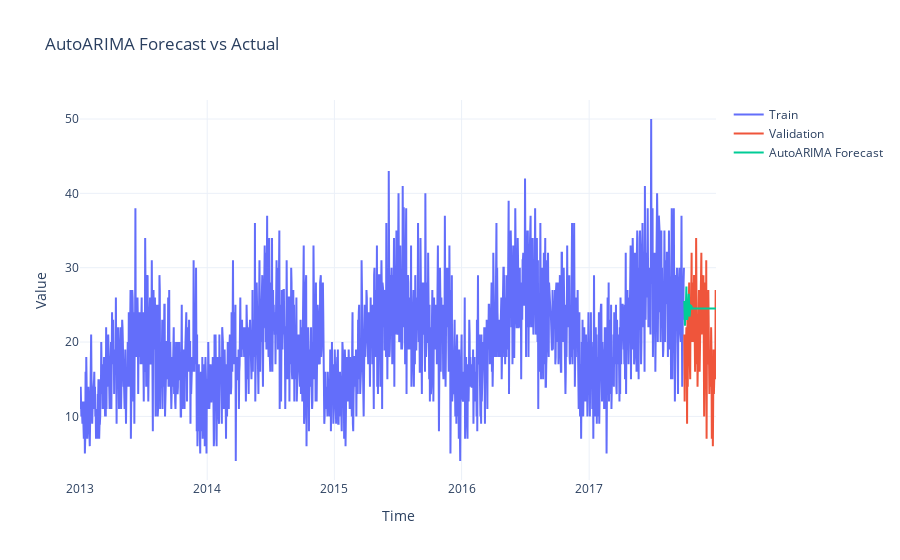

Here is the notebook cell this chart was saved with:
### Code cell
best_model = results['model']
forecast_ts = best_model.predict(len(val))

plot_forecasts(
    train=train,
    val=val,
    preds={'AutoARIMA Forecast': forecast_ts},
    title="AutoARIMA Forecast vs Actual"
)
